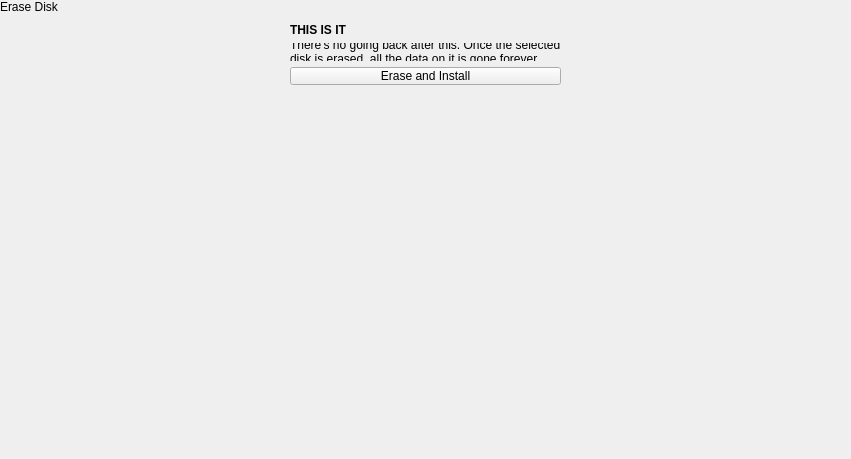
<?xml version="1.0" encoding="UTF-8"?>
<ui version="4.0">
 <class>EraseConfirmPopover</class>
 <widget class="QWidget" name="EraseConfirmPopover">
  <property name="geometry">
   <rect>
    <x>0</x>
    <y>0</y>
    <width>851</width>
    <height>459</height>
   </rect>
  </property>
  <property name="windowTitle">
   <string>Form</string>
  </property>
  <layout class="QVBoxLayout" name="verticalLayout">
   <property name="spacing">
    <number>0</number>
   </property>
   <property name="leftMargin">
    <number>0</number>
   </property>
   <property name="topMargin">
    <number>0</number>
   </property>
   <property name="rightMargin">
    <number>0</number>
   </property>
   <property name="bottomMargin">
    <number>0</number>
   </property>
   <item>
    <widget class="tTitleLabel" name="titleLabel">
     <property name="text">
      <string notr="true">Erase Disk</string>
     </property>
    </widget>
   </item>
   <item alignment="Qt::AlignHCenter">
    <widget class="QWidget" name="eraseConfirmWidget" native="true">
     <layout class="QVBoxLayout" name="verticalLayout_4">
      <item>
       <widget class="QLabel" name="label_3">
        <property name="font">
         <font>
          <weight>75</weight>
          <bold>true</bold>
         </font>
        </property>
        <property name="text">
         <string>THIS IS IT</string>
        </property>
       </widget>
      </item>
      <item>
       <widget class="QLabel" name="label_4">
        <property name="text">
         <string>There's no going back after this. Once the selected disk is erased, all the data on it is gone forever.</string>
        </property>
        <property name="wordWrap">
         <bool>true</bool>
        </property>
       </widget>
      </item>
      <item>
       <widget class="QPushButton" name="doEraseButton">
        <property name="text">
         <string>Erase and Install</string>
        </property>
        <property name="icon">
         <iconset theme="edit-delete">
          <normaloff>../../../theFrisbee/application/operations</normaloff>../../../theFrisbee/application/operations</iconset>
        </property>
       </widget>
      </item>
     </layout>
    </widget>
   </item>
   <item>
    <spacer name="verticalSpacer_2">
     <property name="orientation">
      <enum>Qt::Vertical</enum>
     </property>
     <property name="sizeHint" stdset="0">
      <size>
       <width>20</width>
       <height>350</height>
      </size>
     </property>
    </spacer>
   </item>
  </layout>
 </widget>
 <customwidgets>
  <customwidget>
   <class>tTitleLabel</class>
   <extends>QLabel</extends>
   <header location="global">ttitlelabel.h</header>
   <slots>
    <signal>backButtonClicked()</signal>
   </slots>
  </customwidget>
 </customwidgets>
 <resources/>
 <connections/>
</ui>
